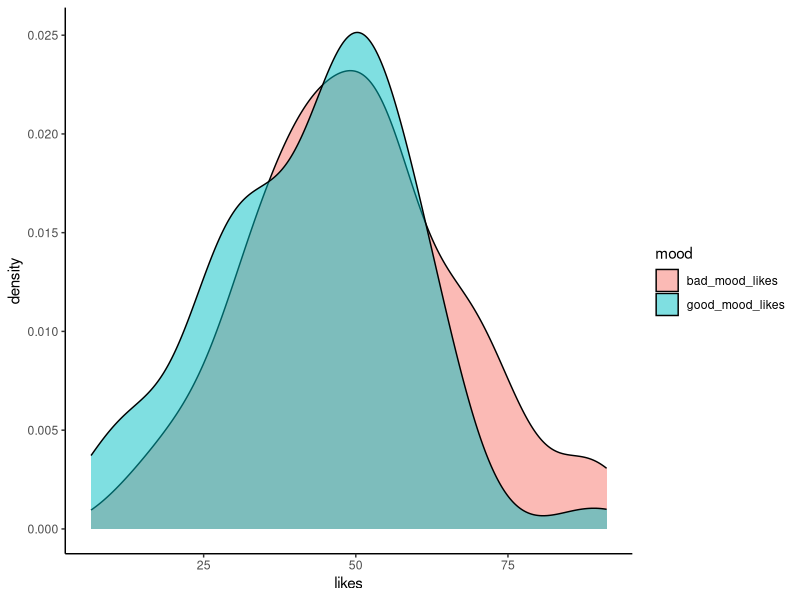
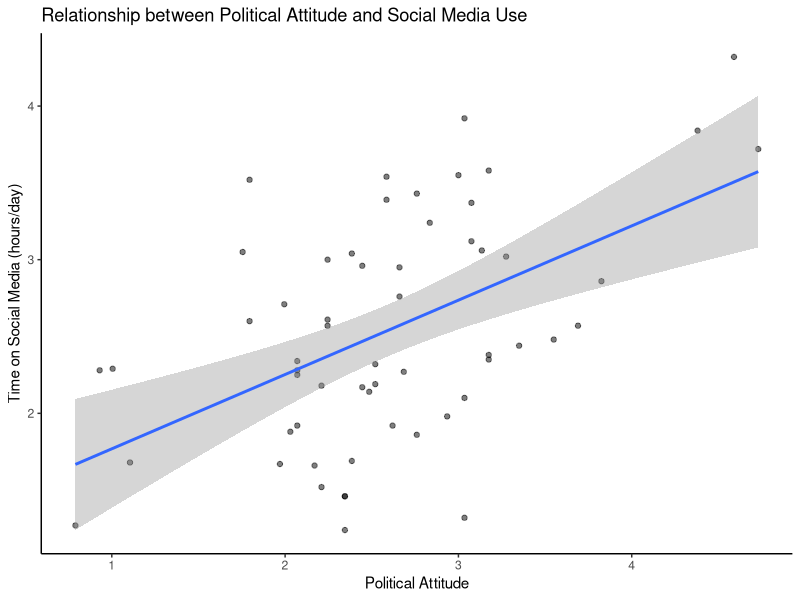

Here is the R script that generated these plots, in order: (Note: this script raises an error after producing the figures.)
# Analysis Script for Social Media Data
# This script demonstrates data analysis following PSYC2001 coding conventions

# Check if packages are installed, if not install.
if(!require(here)) install.packages('here') # checks if a package is installed and installs it if required.
if(!require(tidyverse)) install.packages('tidyverse')

library(here) # loads in the specified package
library(tidyverse)

# Load the cleaned social media data
social_media <- read.csv(file = here("Data","PSYC2001_social-media-data-cleaned.csv")) # reads in CSV files

# View the structure of the data
str(social_media) # provides a summary of the data structure

# Get a summary of the data
summary(social_media)

# View the first few rows
head(social_media)

# Data wrangling: Create a likes variable (average of good and bad mood likes)
social_media_likes <- social_media %>% 
  mutate(likes = (bad_mood_likes + good_mood_likes) / 2) %>% # creates a new variable called likes which is the average
  select(id, urban, likes, followers, age) # selects only the specified columns from the data frame

# Check the result
head(social_media_likes)

# Convert urban to a factor with meaningful labels
social_media_likes <- social_media_likes %>% 
  mutate(urban = factor(urban, 
                       levels = c(1, 2), 
                       labels = c("urban", "rural"))) # converts urban variable to a factor with labels

# Data visualization: Prepare data for density plots
social_media_long <- social_media %>% 
  select(id, good_mood_likes, bad_mood_likes) %>% # choose columns
  pivot_longer(cols = ends_with("likes"), 
               names_to = "mood", 
               values_to = "likes") # take columns ending with "likes" and pivot to longform

# Create density plot comparing good vs bad mood likes
social_media_long %>% 
  ggplot(aes(x = likes, group = mood, fill = mood)) + # set canvas aesthetics
  geom_density(alpha = 0.5) + # use the data to draw a density plot and make it 50% transparent
  theme_classic() # themes can be provided to ggplot which give it a bunch of aesthetics to change

# Statistical analysis: Paired t-test for mood effect on likes
t.test(social_media$good_mood_likes, 
       social_media$bad_mood_likes, 
       paired = TRUE) # performs a paired t-test

# Create composite score for political attitude
social_media_attitude <- social_media %>% 
  mutate(polit_attitude = 0.25 * polit_informed + 
                         0.35 * polit_campaign + 
                         0.4 * polit_activism) # creates political attitude composite score

# Check the result
head(social_media_attitude)

# Visualize relationship between time on social media and political attitude
social_media_attitude %>% 
  ggplot(aes(x = polit_attitude, y = time_on_social)) + # set canvas aesthetics
  geom_point(alpha = 0.5) + # add points with transparency
  geom_smooth(method = "lm", se = TRUE) + # add linear regression line with confidence interval
  theme_classic() + # apply classic theme
  labs(x = "Political Attitude", 
       y = "Time on Social Media (hours/day)",
       title = "Relationship between Political Attitude and Social Media Use") # add labels

# Correlation analysis
cor.test(social_media_attitude$time_on_social, 
         social_media_attitude$polit_attitude) # performs Pearson correlation test

# Linear regression analysis
model <- lm(time_on_social ~ polit_attitude, 
           data = social_media_attitude) # fits a linear regression model

# View regression results
summary(model) # provides summary of the regression model

# Save the results to the Output folder
write.csv(social_media_attitude, 
          file = here("Output", "PSYC2001-social-media-attitude.csv"), 
          row.names = FALSE) # saves the data frame as a CSV file
